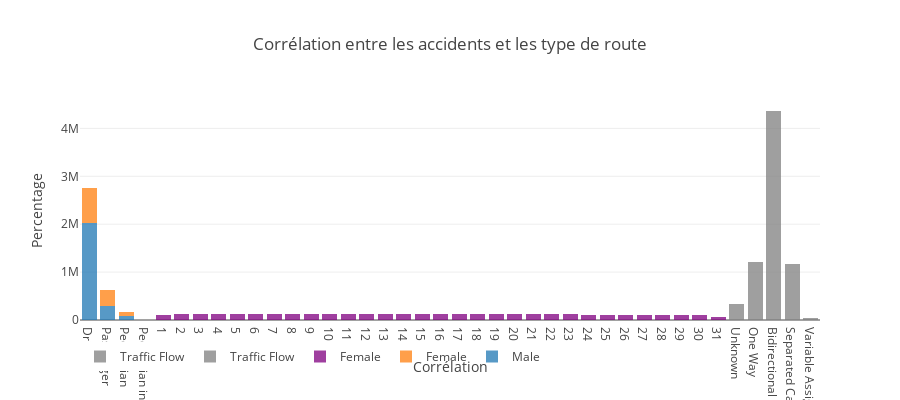

Notebook code for this chart:
### Code cell
corr = (roadtype,accidents)
#print(roadtype,accidents)
trace1 = go.Bar(x=x1, y=y1, opacity=0.75, name = keydict[key],  
                        marker = dict(color = 'purple'))
layout = dict(height=400, title='Corrélation entre les accidents et les type de route', 
                      legend=dict(orientation="h"), barmode = 'stack', yaxis = dict(title = 'Percentage'),
                      xaxis = dict(title = 'Corrélation'));
traces.append(trace2)
fig = go.Figure(data= traces, layout=layout)
iplot(fig)

### Figure 1 — Plotly figure (JSON) as saved in the notebook; plotly's stock layout.template omitted (floating-point values rounded to 4 significant figures)
{"data": [{"name": "Male", "opacity": 0.75, "type": "bar", "uid": "f17b869b-74a5-4fc6-9274-444211cae8c7", "x": ["Driver", "Passenger", "Pedestrian", "Pedestrian in Motion"], "y": [2025944, 284981, 78236, 2186]}, {"name": "Female", "opacity": 0.75, "type": "bar", "uid": "3510bc34-739c-491e-befc-bcc8ed05876a", "x": ["Driver", "Passenger", "Pedestrian", "Pedestrian in Motion"], "y": [735993, 341812, 83604, 1220]}, {"marker": {"color": "purple"}, "name": "Female", "opacity": 0.75, "type": "bar", "uid": "ed156468-74f8-4190-80ec-92158acd305e", "x": [1, 2, 3, 4, 5, 6, 7, 8, 9, 10, 11, 12, 13, 14, 15, 16, 17, 18, 19, 20, 21, 22, 23, 24, 25, 26, 27, 28, 29, 30, 31], "y": [112356, 121810, 117805, 117655, 121451, 121118, 121398, 119419, 118114, 119536, 116597, 120033, 117211, 117208, 117141, 117757, 115298, 116323, 118418, 117150, 117423, 115585, 121087, 112008, 110112, 110133, 111916, 114023, 107557, 106895, 63439]}, {"marker": {"color": "grey"}, "name": "Traffic Flow", "opacity": 0.75, "type": "bar", "uid": "7280c661-4cbd-4c05-9663-f451b260a2f1", "x": ["Unknown", "One Way", "Bidirectional", "Separated Carriageways", "Variable Assignment Channels"], "y": [163446, 601496, 2181674, 583315, 20802]}, {"marker": {"color": "grey"}, "name": "Traffic Flow", "opacity": 0.75, "type": "bar", "uid": "4825d39f-16ef-4be4-9438-c05a1bb162b3", "x": ["Unknown", "One Way", "Bidirectional", "Separated Carriageways", "Variable Assignment Channels"], "y": [163446, 601496, 2181674, 583315, 20802]}], "layout": {"barmode": "stack", "height": 400, "legend": {"orientation": "h"}, "title": {"text": "Corrélation entre les accidents et les type de route"}, "xaxis": {"title": {"text": "Corrélation"}}, "yaxis": {"title": {"text": "Percentage"}}}}
